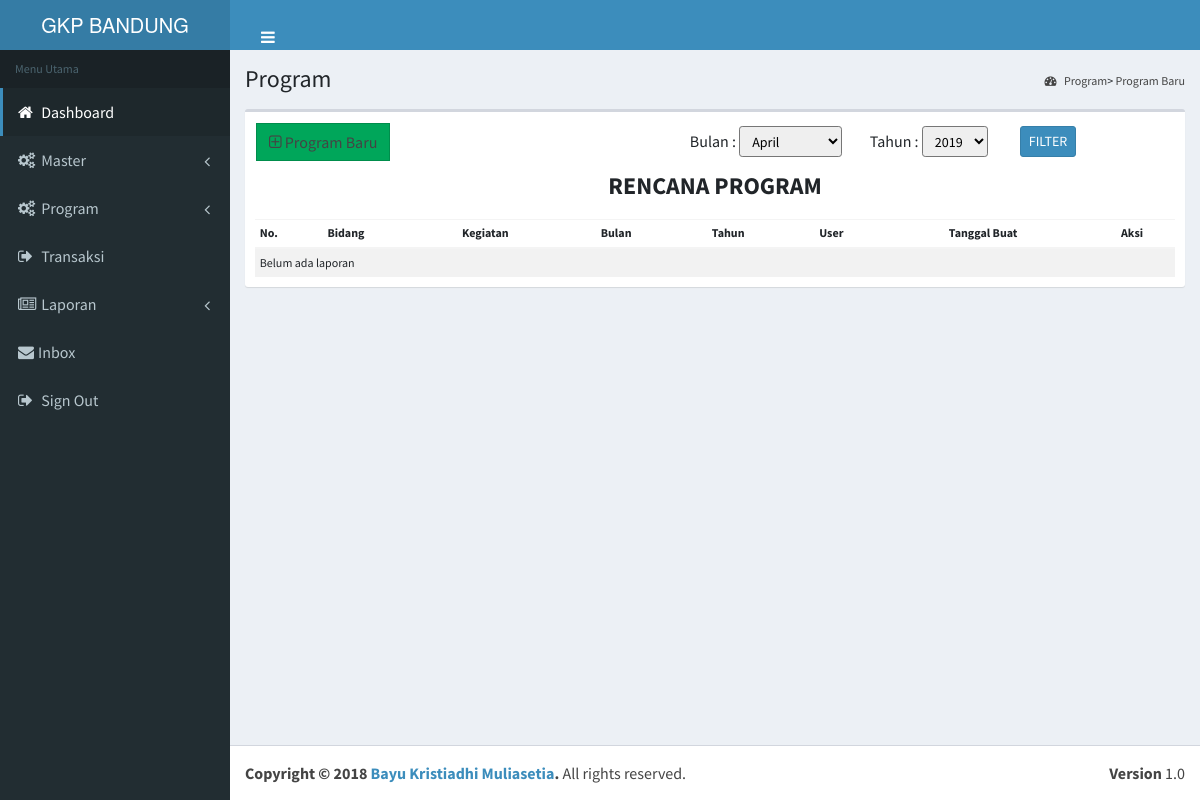
Page /main/program.php (signed in) on the earlier database version.
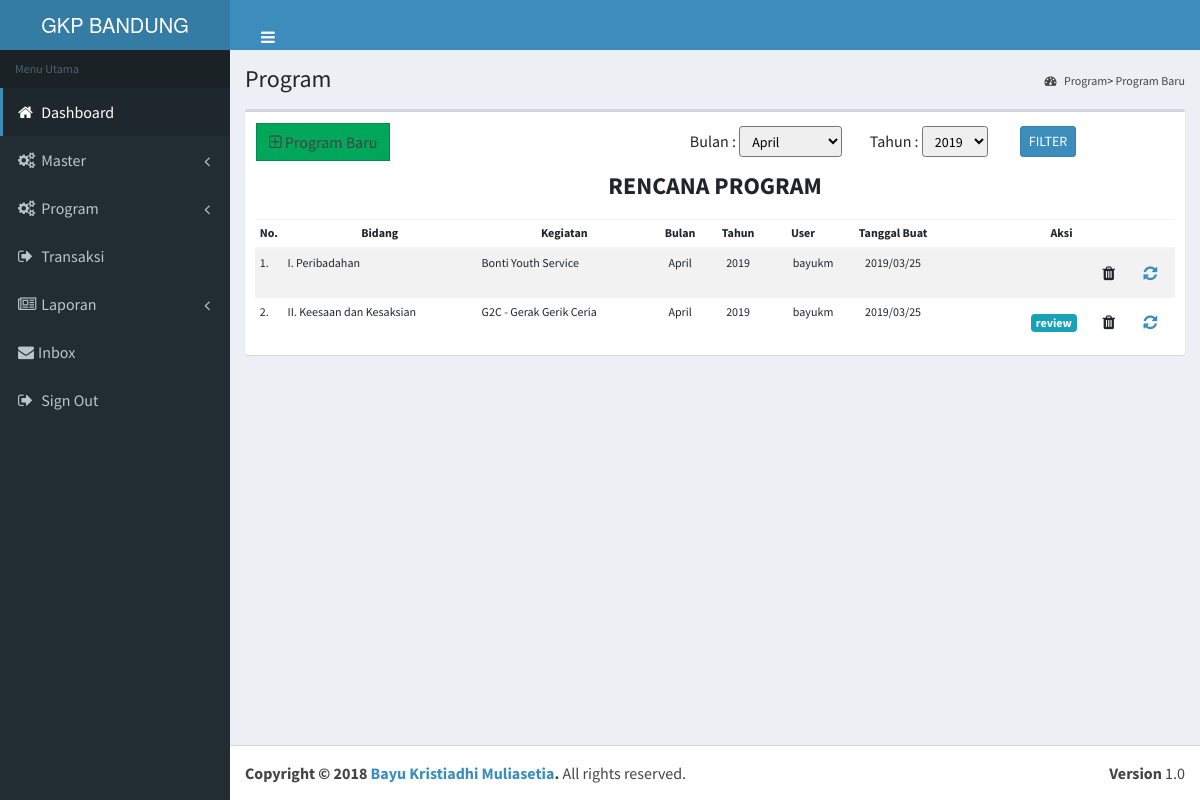
Same page on the later database version.
### tables this page shows
CREATE TABLE `tbl_transaksi` (
  `trans_id` int(7) NOT NULL,
  `div_id` int(2) NOT NULL,
  `bid_id` int(2) NOT NULL,
  `usr_id` int(3) NOT NULL,
  `trans_tgl` timestamp NOT NULL DEFAULT CURRENT_TIMESTAMP,
  `update_tgl` datetime NOT NULL DEFAULT CURRENT_TIMESTAMP,
  `trans_stat` int(11) NOT NULL
);

CREATE TABLE `tbl_bidang` (
  `bid_id` int(2) NOT NULL,
  `bid_nama` varchar(50) NOT NULL,
  `bid_desc` varchar(100) NOT NULL
);

CREATE TABLE `tbl_detkeg` (
  `trans_id` int(7) NOT NULL,
  `detkeg_id` int(7) NOT NULL,
  `bln_id` int(2) NOT NULL,
  `thn_desc` int(4) NOT NULL,
  `detkeg_nama` varchar(100) NOT NULL,
  `detkeg_jenis` varchar(200) NOT NULL,
  `detkeg_urai` text NOT NULL,
  `detkeg_ket` text,
  `detkeg_tgl` date DEFAULT NULL,
  `detkeg_tempat` varchar(100) NOT NULL,
  `detkeg_stat` int(11) NOT NULL
);

CREATE TABLE `tbl_bulan` (
  `bln_id` int(2) NOT NULL,
  `bln_name` varchar(20) NOT NULL
);

CREATE TABLE `tbl_tahun` (
  `thn_id` int(3) NOT NULL,
  `thn_desc` int(4) NOT NULL
);

CREATE TABLE `tbl_user` (
  `usr_id` int(3) NOT NULL,
  `role_id` int(2) NOT NULL,
  `ktgdiv_id` int(2) NOT NULL,
  `div_id` int(2) DEFAULT NULL,
  `bid_id` int(2) DEFAULT NULL,
  `jab_id` int(2) DEFAULT NULL,
  `usr_nama` varchar(25) NOT NULL,
  `usr_pswd` varchar(100) NOT NULL,
  `usr_name_comp` varchar(50) NOT NULL,
  `usr_email` varchar(35) DEFAULT NULL,
  `usr_phone` varchar(15) DEFAULT NULL,
  `usr_stat` tinyint(1) DEFAULT '1'
);

### control/prog_functions.php (the view, shortened to what the changed rows need)
<?
function displayView()
{
  global $conn;
  $user = $_SESSION['username'];
  $usr_id = $_SESSION['usr_id'];
  $get_user   = "SELECT * FROM tbl_user where usr_nama='$user' AND usr_id = '$usr_id'";
  $login    = mysqli_query($conn,$get_user);
  $row = mysqli_fetch_array($login,MYSQLI_ASSOC);
  $ktgdiv =$row['ktgdiv_id'];
  $bidang = $row['bid_id'];
  $divi = $row['div_id'];
    $filt="";
  if($ktgdiv != '1' || $ktgdiv != '3')
  {
      if($bidang != '1')
      {
        $filt = " WHERE a.div_id = '$divi' AND a.bid_id = '$bidang'";
      }
      else
      {
        $filt = " WHERE a.div_id = '$divi'";
      }
  }
  else
  {
    $filt = "WHERE a.trans_stat = '1'";
  }
?>
  <div class="box-body">
    <table id="laptab" class="table table-sm table-striped" style="font-size:12px;">
      <thead>
      <tr align="center">
          <th width="10">No.</th>
          <th>Bidang</th>
          <th>Kegiatan</th>
          <th>Bulan</th>
          <th>Tahun</th>
          <th>User</th>
          <th>Tanggal Buat</th>
          <th style="text-align:center;">Aksi</th>
      </tr>
      </thead>
      <tbody>
        <?php
              $i= 0;
              if(!empty($_POST['filterMonth'])){
                $Month = $_POST['filterMonth'];
                $qryMonth = " AND e.bln_id = '$Month'";
              } else {
                 $qryMonth = "";
              }
              if(!empty($_POST['filterYear'])){
                $Year = $_POST['filterYear'];
                $qryYear = " AND e.bln_id = '$Year'";
              } else {
                 $qryYear = "";
              }
              $get_trans = "SELECT
                              a.trans_id,
                              a.trans_tgl,
                              b.div_nama,
                              c.bid_nama,
                              d.usr_nama,
                              e.bln_id,
                              e.thn_desc,
                              e.detkeg_nama,
                              a.trans_stat
                          FROM
                              tbl_transaksi a
                            LEFT JOIN tbl_divisi b ON a.div_id = b.div_id
                            LEFT JOIN tbl_bidang c ON a.bid_id = c.bid_id
                            LEFT JOIN tbl_user d ON a.usr_id = d.usr_id
                            LEFT JOIN tbl_detkeg e ON a.trans_id = e.trans_id
                            $filt $qryMonth $qryYear AND trans_stat <> '9'
                            ORDER BY e.bln_id DESC, a.trans_tgl ASC";
              $exec_trans = mysqli_query($conn,$get_trans);
              if(mysqli_num_rows($exec_trans) > 0)
              {
                  while($row=mysqli_fetch_array($exec_trans,MYSQLI_ASSOC))
                  {
                      $i++;
                      $progId    = $row['trans_id'];
                      $transStat = $row['trans_stat'];
                      $bulan      = $row['bln_id'];
                      $get_bln    = "SELECT * FROM tbl_bulan WHERE bln_id = '$bulan'";
                      $exec_bln   = mysqli_query($conn,$get_bln);
                      $row_bln    = mysqli_fetch_array($exec_bln,MYSQLI_ASSOC);
                      $bln        = $row_bln['bln_name'];
                      $tahun      = $row['thn_desc'];
                      $get_thn    = "SELECT * FROM tbl_tahun WHERE thn_desc = '$tahun'";
                      $exec_thn   = mysqli_query($conn,$get_thn);
                      $row_thn    = mysqli_fetch_array($exec_thn,MYSQLI_ASSOC);
                      $thn        = $row_thn['thn_desc'];
                      $tgl_keg    = new DateTime($row['trans_tgl']);
                      ?>
                      <tr>
                          <td><?php echo $i;?>.</td>
                          <td><?php echo $row['bid_nama'];?></td>
                          <td><?php echo $row['detkeg_nama'];?></td>
                          <td align="center"><?php echo $bln;?></td>
                          <td align="center"><?php echo $thn;?></td>
                          <td align="right"><?php echo $row['usr_nama']?></td>
                          <td align="center"><?php echo date_format($tgl_keg,"Y/m/d");?></td>
                          <td style="text-align:right;">
                              <?
                                  if($transStat == "1")
                                  {
                                    ?>
                                      <a class="btn" data-toggle="modal" data-target="#viewProgram<? echo $progId;?>"><span class="badge badge-info">review</span>
                                    <?
                                  }
                               ?>
                              <a class="btn" data-toggle="modal" data-target="#delProgram<? echo $progId;?>"><span class="fa fa-trash"></span></a>
                              <a class="btn" href="<? refresh();?>"><span class="fa fa-refresh"></span></a>
                          </td>
                      </tr>
                    <?
                  }
              }
              else
              {
                  ?>
                  <tr>
                     <td colspan="8"><?php echo "Belum ada laporan";?></td>
                  </tr>
                  <?php
              }
        ?>
      </tbody>
    </table>
  </div>
<?
}

Differences in the rows shown:
added tbl_transaksi: bid.bid_nama "I. Peribadahan", tbl_detkeg.detkeg_nama "Bonti Youth Service", tbl_bulan.bln_name "April", tbl_tahun.thn_desc "2019", usr.usr_nama "bayukm", trans_tgl "2019/03/25"
added tbl_transaksi: bid.bid_nama "II. Keesaan dan Kesaksian", tbl_detkeg.detkeg_nama "G2C - Gerak Gerik Ceria", tbl_bulan.bln_name "April", tbl_tahun.thn_desc "2019", usr.usr_nama "bayukm", trans_tgl "2019/03/25"
Other differences:
text no longer shown: "Belum ada laporan"
